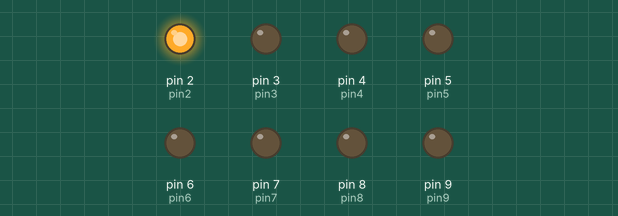
Bench run of a sketch on a simulated Arduino Uno, built with avr-gcc and run on an emulated ATmega328P. On the bench: output pins drawn as LEDs (lit = HIGH).

Above: at 0.2 s.
At 1.2 s:
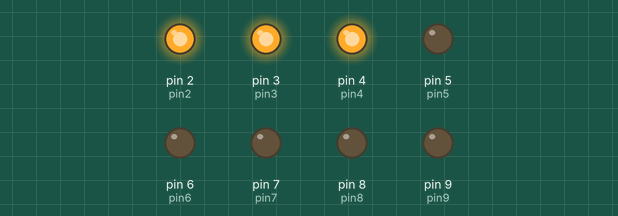
At 2.2 s:
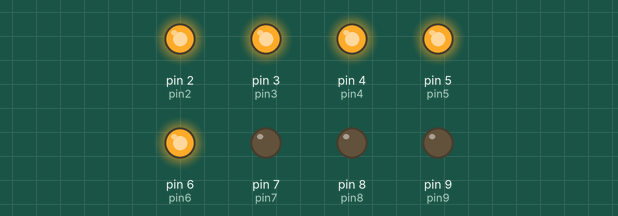
At 4.7 s:
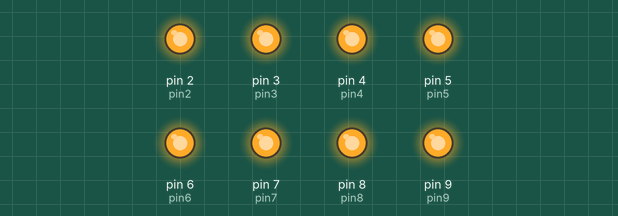
At 7.2 s:
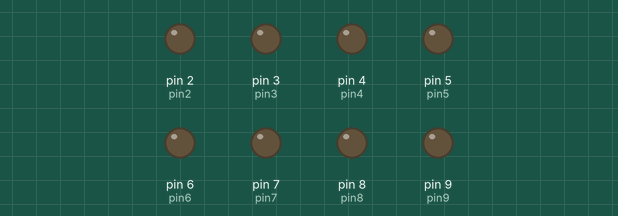
At 9.2 s:
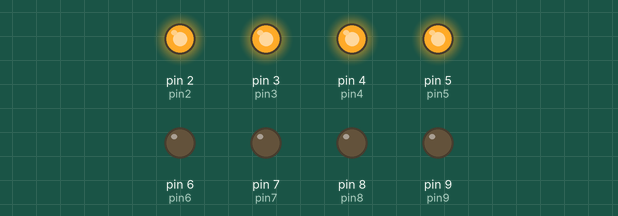
Timing chart, 0 to 9.8 s (numbered marks = the images above):
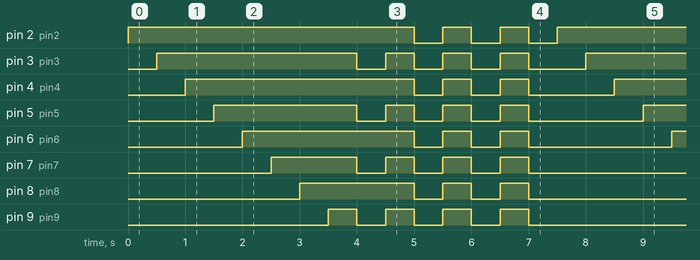

The sketch:

sketch_oct15a.ino
```cpp
byte ledPin[] = {2,3,4,5,6,7,8,9};
int pin2=2;
int pin3=3;
int pin4=4;
int pin5=5;
int pin6=6;
int pin7=7;
int pin8=8;
int pin9=9;
byte pinCount;

void setup() {
    pinCount = sizeof(ledPin);  //Xem thêm thông tin về hàm sizeof tại http://arduino.vn/reference/sizeof
    for (int i=0;i<pinCount;i++) {
    pinMode(ledPin[i],OUTPUT);  //Các chân LED là OUTPUT
    digitalWrite(ledPin[i],LOW); //Mặc định các đèn LED sẽ tắt
  }

   }


void loop() {
   digitalWrite(pin2,HIGH);
   delay(500);
   digitalWrite(pin3,HIGH);
   delay(500);
   digitalWrite(pin4,HIGH);
   delay(500);
   digitalWrite(pin5,HIGH);
   delay(500);
   digitalWrite(pin6,HIGH);
   delay(500);
   digitalWrite(pin7,HIGH);
   delay(500);
   digitalWrite(pin8,HIGH);
   delay(500);
   digitalWrite(pin9,HIGH);
   delay(500);
   digitalWrite(pin3,LOW);
   digitalWrite(pin5,LOW);
   digitalWrite(pin7,LOW);
   digitalWrite(pin9,LOW);
   delay(500);
   digitalWrite(pin2,HIGH);
   digitalWrite(pin3,HIGH);
   digitalWrite(pin4,HIGH);
   digitalWrite(pin5,HIGH);
   digitalWrite(pin6,HIGH);
   digitalWrite(pin7,HIGH);
   digitalWrite(pin8,HIGH);
   digitalWrite(pin9,HIGH);
   delay(500);
   digitalWrite(pin2,LOW);
   digitalWrite(pin3,LOW);
   digitalWrite(pin4,LOW);
   digitalWrite(pin5,LOW);
   digitalWrite(pin6,LOW);
   digitalWrite(pin7,LOW);
   digitalWrite(pin8,LOW);
   digitalWrite(pin9,LOW);
   delay(500);
   digitalWrite(pin2,HIGH);
   digitalWrite(pin3,HIGH);
   digitalWrite(pin4,HIGH);
   digitalWrite(pin5,HIGH);
   digitalWrite(pin6,HIGH);
   digitalWrite(pin7,HIGH);
   digitalWrite(pin8,HIGH);
   digitalWrite(pin9,HIGH);
   delay(500);
   digitalWrite(pin2,LOW);
   digitalWrite(pin3,LOW);
   digitalWrite(pin4,LOW);
   digitalWrite(pin5,LOW);
   digitalWrite(pin6,LOW);
   digitalWrite(pin7,LOW);
   digitalWrite(pin8,LOW);
   digitalWrite(pin9,LOW);
   delay(500);
   digitalWrite(pin2,HIGH);
   digitalWrite(pin3,HIGH);
   digitalWrite(pin4,HIGH);
   digitalWrite(pin5,HIGH);
   digitalWrite(pin6,HIGH);
   digitalWrite(pin7,HIGH);
   digitalWrite(pin8,HIGH);
   digitalWrite(pin9,HIGH);
   delay(500);
   digitalWrite(pin2,LOW);
   digitalWrite(pin3,LOW);
   digitalWrite(pin4,LOW);
   digitalWrite(pin5,LOW);
   digitalWrite(pin6,LOW);
   digitalWrite(pin7,LOW);
   digitalWrite(pin8,LOW);
   digitalWrite(pin9,LOW);
   delay(500);
}
```

Measured:
- by itself, pin 2 (pin2): repeats every 7.5 s: 2 × (LOW 0.50 s, HIGH 0.50 s), LOW 0.50 s, HIGH 5.0 s
- by itself, pin 3 (pin3): repeats every 7.5 s: 3 × (LOW 0.50 s, HIGH 0.50 s), LOW 1.0 s, HIGH 3.5 s
- by itself, pin 4 (pin4): repeats every 7.5 s: 2 × (LOW 0.50 s, HIGH 0.50 s), LOW 1.5 s, HIGH 4.0 s
- by itself, pin 5 (pin5): repeats every 7.5 s: 3 × (LOW 0.50 s, HIGH 0.50 s), LOW 2.0 s, HIGH 2.5 s
- by itself, pin 6 (pin6): repeats every 7.5 s: 2 × (LOW 0.50 s, HIGH 0.50 s), LOW 2.5 s, HIGH 3.0 s
- by itself, pin 7 (pin7): repeats every 7.5 s: 3 × (LOW 0.50 s, HIGH 0.50 s), LOW 3.0 s, HIGH 1.5 s
- by itself, pin 8 (pin8): repeats every 7.5 s: 2 × (LOW 0.50 s, HIGH 0.50 s), LOW 3.5 s, HIGH 2.0 s
- by itself, pin 9 (pin9): repeats every 7.5 s: 3 × (LOW 0.50 s, HIGH 0.50 s), LOW 4.0 s, HIGH 0.50 s
